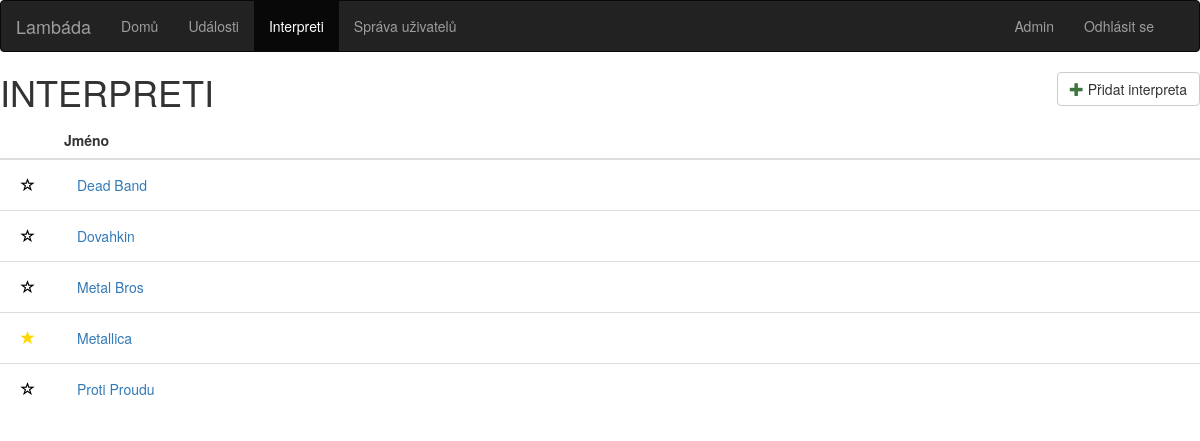
The app's page /interpreti.php (signed in) with its own data.
### tables this page shows
CREATE TABLE interpret (
  jmeno VARCHAR(50), 
  zanr VARCHAR(20),
  dat_vzniku DATE,
  dat_rozpusteni DATE,
  label VARCHAR(20)
);

### interpreti.php (the view, shortened to what this page needs)
<!DOCTYPE html>
<html>
	<head>
		<link rel="stylesheet" href="https://maxcdn.bootstrapcdn.com/bootstrap/3.3.7/css/bootstrap.min.css">
		<link rel="stylesheet" href="style.css">
	</head>
	<body>
		<?php include 'database.php'; ?>
		<nav class="navbar navbar-inverse">
			<div class="container-fluid">
				<div class="navbar-header">
					<a class="navbar-brand" href="index.php">Lambáda</a>
				</div>
				<div class="collapse navbar-collapse" id="myNavbar">
					<ul class="nav navbar-nav">
						<li><a href="index.php">Domů</a></li>
						<li><a href="udalosti.php">Události</a></li>
						<li class="active"><a href="interpreti.php">Interpreti</a></li>
						<li><a href="uzivatele.php" class="<?php if (!isset($_SESSION['admin'])) echo hidden?>">Správa uživatelů</a></li>
					</ul>
					<ul class="nav navbar-nav navbar-right <?php if (!isset($_SESSION['uzivatel'])) echo hidden?>">
						<li><?php if(isset($_SESSION['uzivatel'])) echo "<a href='profil.php?login=" .$_SESSION['uzivatel']. "'>" .$_SESSION['uzivatel']. "</a></li>
						<li><a href='?logout'> Odhlásit se</a>"?></li>
					</ul>
				</div>
			</div>
		</nav>
		<h1><span>INTERPRETI</span>
		<? if (isset($_SESSION['admin'])) { ?>
		<a href="novyInterpret.php" class="btn btn-default pull-right"><span class='glyphicon glyphicon-plus text-success'></span> Přidat interpreta</a>
		<? } ?>
		</h1>
		<?php
		if (isset($_SESSION['uzivatel'])){
			$sql = "SELECT * FROM oblibenec WHERE login='" .$_SESSION['uzivatel']. "'";
			$favResult = $conn->query($sql);
			$favorites = array();
			while($fRow = $favResult->fetch_assoc()){
			  array_push($favorites, $fRow['interpret']);
			}
		}
		$sql = "SELECT jmeno FROM interpret";
		$result = $conn->query($sql);
		if ($result->num_rows > 0) { ?>
			<table class='table table-hover'>
				<thead>
					<tr>
						<? if (isset($_SESSION['uzivatel'])){?>
						<th class="fit"></th>
						<? } ?>
						<th>Jméno</th>
					</tr>
				</thead>
				<tbody>
					<? while($row = $result->fetch_assoc()) { ?>
					<tr>
						<? if (isset($_SESSION['uzivatel'])){ ?>
						<? if (in_array($row['jmeno'], $favorites)) {?>
						<td class="fit"><form action="interpreti.php" method="post"><button type="submit" class="btn btn-link" name="unsetFavorite" value="<?echo $row["jmeno"]?>" ><span class='glyphicon glyphicon-star star'></span></button></form></td>
						<? } else { ?>
						<td class="fit"><form action="interpreti.php" method="post"><button type="submit" class="btn btn-link" name="setFavorite" value="<?echo $row['jmeno']?>" ><span class='glyphicon glyphicon-star-empty star-empty'></span></button></form></td>
						<? } }?>
						<td><a class="btn btn-link" href='kapela.php?jmeno=<?echo $row["jmeno"]?>'> <?echo $row["jmeno"]?> </a></td>
					</tr>
					<? } ?>
				</tbody>
			</table>
		<? } ?>
	</body>
</html>

### style.css (style rules this page uses)
.star { color:#ffd700; text-color:#ffd700; }
.star-empty { color:black; text-color:black; }
.table td.fit, .table th.fit { white-space: nowrap; width: 1%; }

### records on screen
interpret: jmeno "Dead Band"
interpret: jmeno "Dovahkin"
interpret: jmeno "Metal Bros"
interpret: jmeno "Metallica"
interpret: jmeno "Proti Proudu"

### other values on screen
$_SESSION['uzivatel'] "Admin"
